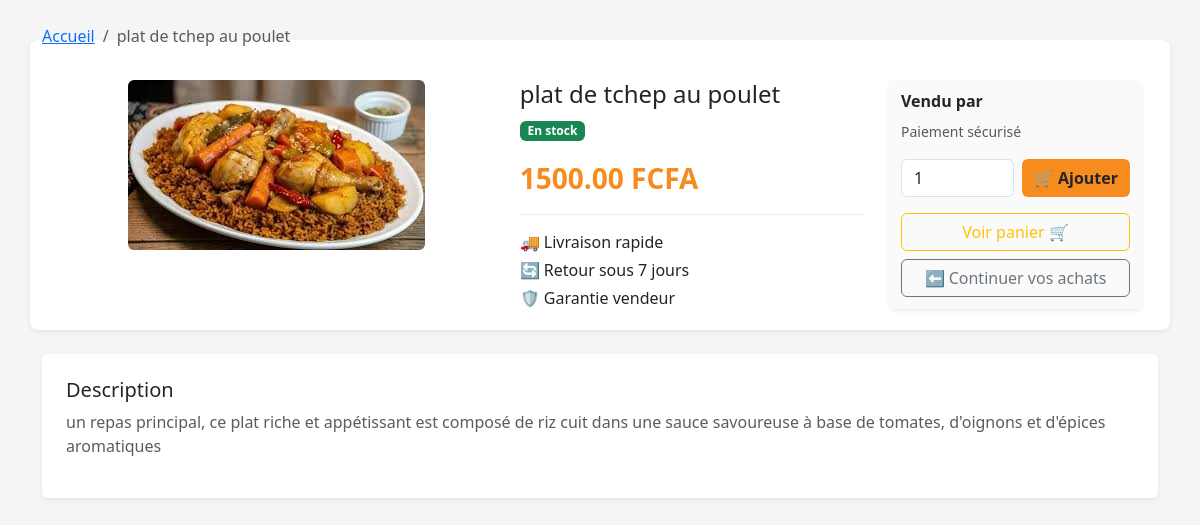
/produit/35/, run on the app's committed database.
### myapp/models.py (models this page shows, shortened)
class Product(models.Model):
    name = models.CharField(max_length=100)
    price = models.DecimalField(max_digits=10, decimal_places=2)
    description = models.TextField(blank=True, null=True)
    old_price = models.DecimalField(max_digits=10, decimal_places=0, null=True, blank=True)
    quantity = models.PositiveBigIntegerField(default=0)
    created_at = models.DateTimeField(auto_now_add=True)
    categories = models.ManyToManyField(Category, related_name="products", blank=True)
    supplier = models.ForeignKey(
        Supplier, on_delete=models.SET_NULL, null=True, blank=True, related_name="products"
    )
    image = models.ImageField(upload_to="products/", blank=True, null=True)
    class Meta:
        verbose_name = "Produit"
        verbose_name_plural = "Produits"
    @property
    def categories_list(self):
        cats = self.categories.all()
        if cats.exists():
            return ", ".join(cat.name for cat in cats)
        return "Aucune catégorie"
    categories_list.fget.short_description = "Catégories"
    @property
    def stock_status(self):
        return "En stock" if self.quantity > 0 else "Rupture de stock"
    stock_status.fget.short_description = "Stock"

### myapp/views.py (the view)
# urls.py: path('produit/<int:id>/', views.product_detail, name='product_detail'),
def product_detail(request, id):
    product = get_object_or_404(Product, id=id)
    similar_products = Product.objects.filter(
    ).exclude(id=product.id)[:4]
    return render(request, 'product_detail.html', {
        'product': product,
        'similar_products': similar_products,
    })

### myapp/templates/product_detail.html (shortened to what this page needs)
{% load static %}
<!DOCTYPE html>
<html lang="fr">
<head>
  <link href="https://cdn.jsdelivr.net/npm/bootstrap@5.3.3/dist/css/bootstrap.min.css" rel="stylesheet">
</head>
<body>
<div class="container py-4">
  <nav aria-label="breadcrumb">
    <ol class="breadcrumb small">
      <li class="breadcrumb-item"><a href="{% url 'home' %}">Accueil</a></li>
      <li class="breadcrumb-item active">{{ product.name }}</li>
    </ol>
  </nav>
  <div class="row g-4 product-container p-3 shadow-sm">
    <div class="col-md-5 text-center">
      {% if product.image %}
      <img src="{{ product.image.url }}" class="img-fluid rounded">
      {% else %}
      <img src="{% static 'no-image.png' %}" class="img-fluid rounded">
      {% endif %}
    </div>
    <div class="col-md-4">
      <h4>{{ product.name }}</h4>
      {% if product.quantity > 0 %}
      <span class="badge bg-success mb-2">En stock</span>
      {% else %}
      <span class="badge bg-danger mb-2">Rupture de stock</span>
      {% endif %}
      <div class="price mt-2">{{ product.price }} FCFA</div>
      <div class="info-box">
        <p class="mb-1">🚚 Livraison rapide</p>
        <p class="mb-1">🔄 Retour sous 7 jours</p>
        <p class="mb-1">🛡️ Garantie vendeur</p>
      </div>
    </div>
    <div class="col-md-3">
      <div class="seller-box shadow-sm">
        <h6 class="fw-bold">Vendu par</h6>
        <small class="text-muted">Paiement sécurisé</small>
        {% if product.quantity > 0 %}
        <div class="d-flex mt-3 mb-2">
          <input type="number" id="qty-input" class="form-control me-2" value="1" min="1" max="{{ product.quantity }}">
          <button id="add-cart-btn" class="btn btn-buy flex-shrink-0">🛒 Ajouter</button>
        </div>
        {% else %}
        <button class="btn btn-secondary w-100 mt-3" disabled>Indisponible</button>
        {% endif %}
        <a href="{% url 'panier' %}" class="btn btn-outline-warning w-100 mt-2">Voir panier 🛒</a>
        <a href="{% url 'home' %}" class="btn btn-outline-secondary w-100 mt-2">⬅ Continuer vos achats</a>
      </div>
    </div>
  </div>
  <div class="bg-white rounded shadow-sm mt-4 p-4">
    <h5>Description</h5>
    <p class="text-muted">
      {{ product.description|default:"Aucune description disponible." }}
    </p>
  </div>
</div>
</body>
</html>

### myapp/templates/product_detail.html (style rules this page uses)
body { background: #f5f5f5; }
.product-container { background: #fff; border-radius: 8px; }
.price { font-size: 28px; font-weight: bold; color: #f68b1e; }
.btn-buy { background: #f68b1e; border: none; font-weight: bold; }
.info-box { border-top: 1px solid #eee; padding-top: 15px; margin-top: 15px; }
.seller-box { background: #fafafa; border-radius: 6px; padding: 12px; }

### data on the page
Product: name "plat de tchep au poulet", image (picture), price "1500.00", description "un repas principal, ce plat riche et appétissant est composé de riz cuit dans une sauce savoureuse à base de tomates, d'oignons et d'épices aromatiques"
